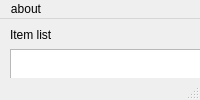
<?xml version="1.0" encoding="UTF-8"?>
<ui version="4.0">
 <class>NewWindow</class>
 <widget class="QMainWindow" name="NewWindow">
  <property name="windowTitle">
   <string>MainWindow</string>
  </property>
  <widget class="QWidget" name="centralwidget">
   <widget class="QTextBrowser" name="textBrowser">
    <property name="geometry">
     <rect>
      <x>220</x>
      <y>30</y>
      <width>221</width>
      <height>251</height>
     </rect>
    </property>
   </widget>
   <widget class="QWidget" name="verticalLayoutWidget">
    <property name="geometry">
     <rect>
      <x>460</x>
      <y>60</y>
      <width>81</width>
      <height>181</height>
     </rect>
    </property>
    <layout class="QVBoxLayout" name="verticalLayout">
     <item>
      <widget class="QPushButton" name="pushButton_2">
       <property name="text">
        <string>clear</string>
       </property>
      </widget>
     </item>
     <item>
      <widget class="QPushButton" name="pushButton">
       <property name="text">
        <string>return</string>
       </property>
      </widget>
     </item>
    </layout>
   </widget>
   <widget class="QListWidget" name="listWidget">
    <property name="geometry">
     <rect>
      <x>10</x>
      <y>30</y>
      <width>191</width>
      <height>251</height>
     </rect>
    </property>
   </widget>
   <widget class="QLabel" name="label">
    <property name="geometry">
     <rect>
      <x>220</x>
      <y>10</y>
      <width>54</width>
      <height>12</height>
     </rect>
    </property>
    <property name="text">
     <string>Content</string>
    </property>
   </widget>
   <widget class="QLabel" name="label_2">
    <property name="geometry">
     <rect>
      <x>10</x>
      <y>10</y>
      <width>54</width>
      <height>12</height>
     </rect>
    </property>
    <property name="text">
     <string>Item list</string>
    </property>
   </widget>
  </widget>
  <widget class="QMenuBar" name="menubar">
   <property name="geometry">
    <rect>
     <x>0</x>
     <y>0</y>
     <width>575</width>
     <height>23</height>
    </rect>
   </property>
   <widget class="QMenu" name="menuAbout">
    <property name="title">
     <string>about</string>
    </property>
    <addaction name="actionAbout_1"/>
    <addaction name="actionConfig"/>
    <addaction name="separator"/>
   </widget>
   <addaction name="menuAbout"/>
  </widget>
  <widget class="QStatusBar" name="statusbar"/>
  <action name="actionAbout_1">
   <property name="text">
    <string>about 1</string>
   </property>
  </action>
  <action name="actionConfig">
   <property name="text">
    <string>config</string>
   </property>
  </action>
 </widget>
 <resources/>
 <connections/>
</ui>
